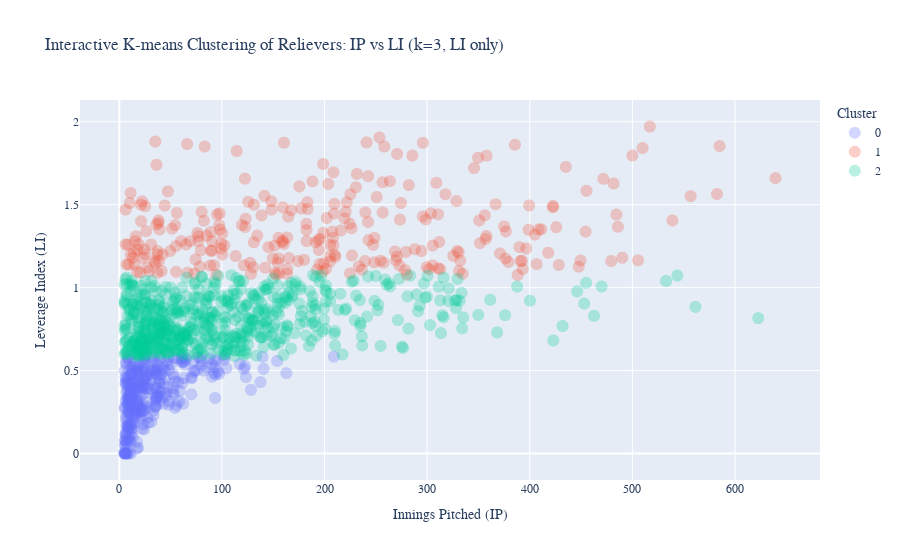

The cell this chart's notebook holds for it:
### Code cell
# K-means clustering to identify high-leverage relievers (k=3), clustering only on LI
from sklearn.cluster import KMeans
import plotly.express as px

# Only use relievers for clustering (using aggregated data)
rp_df = df_agg[df_agg['Pitcher_Type'] == 'RP'].copy()
rp_df = rp_df.dropna(subset=['IP', 'LI'])

# Cluster only on LI (reshape for sklearn)
X = rp_df[['LI']].values

# Fit k-means with k=3
kmeans = KMeans(n_clusters=3, random_state=42)
rp_df['Leverage_Cluster'] = kmeans.fit_predict(X)

# Assign cluster labels: highest LI = high leverage
cluster_means = rp_df.groupby('Leverage_Cluster')[['LI']].mean()
high_leverage_cluster = cluster_means['LI'].idxmax()
rp_df['High_Leverage'] = rp_df['Leverage_Cluster'] == high_leverage_cluster

# Visualize clustering (matplotlib)
plt.figure(figsize=(10, 7))
colors = ['#E69F00', '#0072B2', '#009E73']
for cluster, color in zip([0, 1, 2], colors):
    subset = rp_df[rp_df['Leverage_Cluster'] == cluster]
    plt.scatter(subset['IP'], subset['LI'], s=40, alpha=0.28, color=color, label=f'Cluster {cluster}')
plt.xlabel('Innings Pitched (IP)', fontsize=14, fontname='serif')
plt.ylabel('Leverage Index (LI)', fontsize=14, fontname='serif')
plt.title('K-means Clustering of Relievers: IP vs LI (k=3, LI only)', fontsize=16, fontweight='bold', fontname='serif')
plt.legend(fontsize=13)
plt.grid(False)
plt.show()

print(f"High-leverage relievers identified (k=3, LI only): {rp_df['High_Leverage'].sum()} out of {len(rp_df)} total RPs.")

# Interactive plot with Plotly
fig = px.scatter(
    rp_df,
    x='IP',
    y='LI',
    color=rp_df['Leverage_Cluster'].astype(str),
    hover_data=['Player', 'ERA', 'WAR', 'LI', 'IP', 'Seasons'],
    labels={'IP': 'Innings Pitched (IP)', 'LI': 'Leverage Index (LI)'},
    title='Interactive K-means Clustering of Relievers: IP vs LI (k=3, LI only)'
    )
fig.update_traces(marker=dict(size=12, opacity=0.28))
fig.update_layout(legend_title_text='Cluster', font_family='serif')
fig.show()

### Figure 1 — Plotly figure (JSON) as saved in the notebook; plotly's stock layout.template omitted (floating-point values rounded to 4 significant figures; data arrays with more than 128 entries replaced by an {"elided": "..."} marker saying what was removed)
{"data": [{"customdata": {"elided": "317x4 mixed values"}, "hovertemplate": "color=0<br>Innings Pitched (IP)=%{x}<br>Leverage Index (LI)=%{y}<br>Player=%{customdata[0]}<br>ERA=%{customdata[1]}<br>WAR=%{customdata[2]}<br>Seasons=%{customdata[3]}<extra></extra>", "legendgroup": "0", "marker": {"color": "#636efa", "opacity": 0.28, "size": 12, "symbol": "circle"}, "mode": "markers", "name": "0", "showlegend": true, "type": "scattergl", "x": {"elided": "317 float values"}, "xaxis": "x", "y": {"elided": "317 float values"}, "yaxis": "y"}, {"customdata": {"elided": "272x4 mixed values"}, "hovertemplate": "color=1<br>Innings Pitched (IP)=%{x}<br>Leverage Index (LI)=%{y}<br>Player=%{customdata[0]}<br>ERA=%{customdata[1]}<br>WAR=%{customdata[2]}<br>Seasons=%{customdata[3]}<extra></extra>", "legendgroup": "1", "marker": {"color": "#EF553B", "opacity": 0.28, "size": 12, "symbol": "circle"}, "mode": "markers", "name": "1", "showlegend": true, "type": "scattergl", "x": {"elided": "272 float values"}, "xaxis": "x", "y": {"elided": "272 float values"}, "yaxis": "y"}, {"customdata": {"elided": "606x4 mixed values"}, "hovertemplate": "color=2<br>Innings Pitched (IP)=%{x}<br>Leverage Index (LI)=%{y}<br>Player=%{customdata[0]}<br>ERA=%{customdata[1]}<br>WAR=%{customdata[2]}<br>Seasons=%{customdata[3]}<extra></extra>", "legendgroup": "2", "marker": {"color": "#00cc96", "opacity": 0.28, "size": 12, "symbol": "circle"}, "mode": "markers", "name": "2", "showlegend": true, "type": "scattergl", "x": {"elided": "606 float values"}, "xaxis": "x", "y": {"elided": "606 float values"}, "yaxis": "y"}], "layout": {"font": {"family": "serif"}, "legend": {"title": {"text": "Cluster"}, "tracegroupgap": 0}, "title": {"text": "Interactive K-means Clustering of Relievers: IP vs LI (k=3, LI only)"}, "xaxis": {"anchor": "y", "domain": [0, 1], "title": {"text": "Innings Pitched (IP)"}}, "yaxis": {"anchor": "x", "domain": [0, 1], "title": {"text": "Leverage Index (LI)"}}}}
